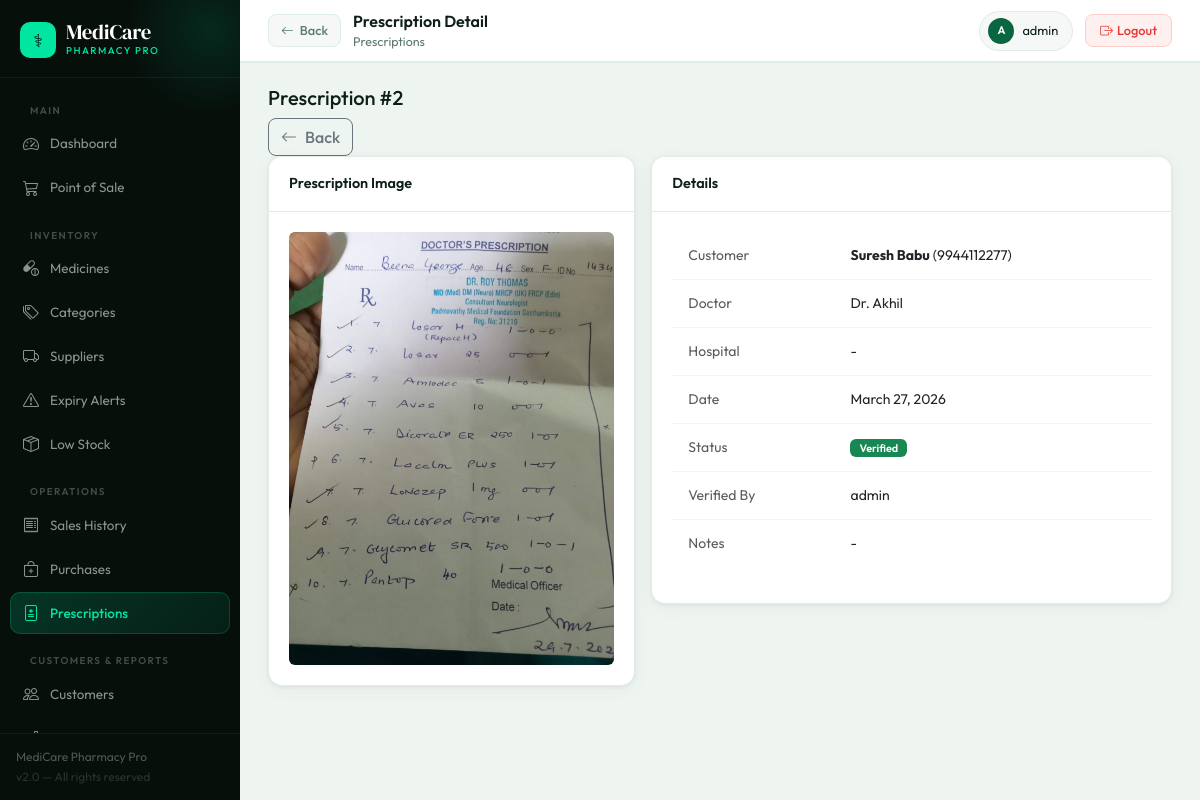
/prescriptions/2/ (signed in), run on the app's committed database.
### prescriptions/models.py (models this page shows, shortened)
class Prescription(models.Model):
    STATUS_CHOICES = [('pending','Pending Verification'),('verified','Verified'),('dispensed','Dispensed'),('rejected','Rejected')]
    customer = models.ForeignKey(Customer, on_delete=models.CASCADE, related_name='prescriptions')
    doctor_name = models.CharField(max_length=200)
    doctor_phone = models.CharField(max_length=20, blank=True)
    hospital = models.CharField(max_length=200, blank=True)
    prescription_date = models.DateField()
    image = models.ImageField(upload_to='prescriptions/')
    notes = models.TextField(blank=True)
    status = models.CharField(max_length=20, choices=STATUS_CHOICES, default='pending')
    verified_by = models.ForeignKey('auth.User', on_delete=models.SET_NULL, null=True, blank=True)
    created_at = models.DateTimeField(auto_now_add=True)

### customers/models.py (models this page shows, shortened)
class Customer(models.Model):
    GENDER_CHOICES = [('M','Male'),('F','Female'),('O','Other')]
    name = models.CharField(max_length=200)
    phone = models.CharField(max_length=20, unique=True)
    email = models.EmailField(blank=True)
    gender = models.CharField(max_length=1, choices=GENDER_CHOICES, blank=True)
    date_of_birth = models.DateField(null=True, blank=True)
    address = models.TextField(blank=True)
    loyalty_points = models.PositiveIntegerField(default=0)
    total_purchases = models.DecimalField(max_digits=12, decimal_places=2, default=0)
    is_active = models.BooleanField(default=True)
    created_at = models.DateTimeField(auto_now_add=True)
    class Meta:
        ordering = ['-created_at']

### prescriptions/views.py (the view)
# urls.py: path('<int:pk>/', views.prescription_detail, name='prescription_detail'),
@login_required
def prescription_detail(request, pk):
    prescription = get_object_or_404(Prescription, pk=pk)
    return render(request, 'prescriptions/prescription_detail.html', {'prescription': prescription})

### templates/prescriptions/prescription_detail.html (shortened to what this page needs)
{% extends 'base.html' %}
{% block breadcrumb %}Prescriptions{% endblock %}
{% block back_button %}<a href="{% url 'prescription_list' %}" class="back-btn"><i class="bi bi-arrow-left"></i> Back</a>{% endblock %}
{% block page_title %}Prescription Detail{% endblock %}
{% block content %}
<div class="page-header">
  <h5>Prescription #{{ prescription.id }}</h5>
  <div class="d-flex gap-2">
    <a href="/prescriptions/" class="btn btn-outline-secondary"><i class="bi bi-arrow-left me-2"></i>Back</a>
  </div>
</div>
<div class="row g-3">
  <div class="col-md-5">
    <div class="card"><div class="card-header">Prescription Image</div><div class="card-body text-center">
      <img src="{{ prescription.image.url }}" class="img-fluid rounded" style="max-height:500px" alt="Prescription">
    </div></div>
  </div>
  <div class="col-md-7">
    <div class="card"><div class="card-header">Details</div><div class="card-body">
      <table class="table table-borderless" style="font-size:.875rem">
        <tr><td class="text-muted">Customer</td><td><strong>{{ prescription.customer.name }}</strong> ({{ prescription.customer.phone }})</td></tr>
        <tr><td class="text-muted">Doctor</td><td>{{ prescription.doctor_name }}</td></tr>
        <tr><td class="text-muted">Hospital</td><td>{{ prescription.hospital|default:"-" }}</td></tr>
        <tr><td class="text-muted">Date</td><td>{{ prescription.prescription_date }}</td></tr>
        <tr><td class="text-muted">Status</td><td>
          {% if prescription.status == 'verified' %}<span class="badge bg-success">Verified</span>
          {% elif prescription.status == 'rejected' %}<span class="badge bg-danger">Rejected</span>
          {% elif prescription.status == 'dispensed' %}<span class="badge bg-primary">Dispensed</span>
          {% else %}<span class="badge bg-warning text-dark">Pending</span>{% endif %}
        </td></tr>
        {% if prescription.verified_by %}<tr><td class="text-muted">Verified By</td><td>{{ prescription.verified_by.username }}</td></tr>{% endif %}
        <tr><td class="text-muted">Notes</td><td>{{ prescription.notes|default:"-" }}</td></tr>
      </table>
    </div></div>
  </div>
</div>
{% endblock %}

### templates/base.html (shortened to what this page needs)
<!DOCTYPE html>
<html lang="en">
<head>
<link href="https://cdn.jsdelivr.net/npm/bootstrap@5.3.0/dist/css/bootstrap.min.css" rel="stylesheet">
<link href="https://cdn.jsdelivr.net/npm/bootstrap-icons@1.11.0/font/bootstrap-icons.css" rel="stylesheet">
</head>
<body>
{% if user.is_authenticated %}
<aside class="sidebar">
  <div class="sb-brand">
    <div class="logo-wrap">
      <div class="logo-icon">⚕</div>
      <div>
        <div class="logo-text">MediCare</div>
        <div class="logo-sub">Pharmacy Pro</div>
      </div>
    </div>
  </div>
  <nav class="sb-nav">
    <div class="sb-section">Main</div>
    <a href="/" class="sb-link {% if request.path == '/' %}active{% endif %}">
      <i class="bi bi-speedometer2"></i> Dashboard
    </a>
    <a href="{% url 'pos' %}" class="sb-link {% if '/sales/pos' in request.path %}active{% endif %}">
      <i class="bi bi-cart3"></i> Point of Sale
    </a>
    <div class="sb-section">Inventory</div>
    <a href="{% url 'medicine_list' %}" class="sb-link ">
      <i class="bi bi-capsule-pill"></i> Medicines
    </a>
    <a href="{% url 'category_list' %}" class="sb-link {% if 'categor' in request.path %}active{% endif %}">
      <i class="bi bi-tags"></i> Categories
    </a>
    <a href="{% url 'supplier_list' %}" class="sb-link {% if 'supplier' in request.path %}active{% endif %}">
      <i class="bi bi-truck"></i> Suppliers
    </a>
    <a href="{% url 'expiry_alerts' %}" class="sb-link {% if 'expiry' in request.path %}active{% endif %}">
      <i class="bi bi-exclamation-triangle"></i> Expiry Alerts
    </a>
    <a href="{% url 'low_stock_list' %}" class="sb-link {% if 'low-stock' in request.path %}active{% endif %}">
      <i class="bi bi-box-seam"></i> Low Stock
    </a>
    <div class="sb-section">Operations</div>
    <a href="{% url 'sale_list' %}" class="sb-link {% if '/sales/' in request.path and 'pos' not in request.path %}active{% endif %}">
      <i class="bi bi-receipt"></i> Sales History
    </a>
    <a href="{% url 'po_list' %}" class="sb-link {% if '/purchase' in request.path %}active{% endif %}">
      <i class="bi bi-bag-plus"></i> Purchases
    </a>
    <a href="{% url 'prescription_list' %}" class="sb-link {% if '/prescriptions' in request.path %}active{% endif %}">
      <i class="bi bi-file-medical"></i> Prescriptions
    </a>
    <div class="sb-section">Customers & Reports</div>
    <a href="{% url 'customer_list' %}" class="sb-link {% if '/customers' in request.path %}active{% endif %}">
      <i class="bi bi-people"></i> Customers
    </a>
    <a href="{% url 'analytics_dashboard' %}" class="sb-link {% if '/analytics' in request.path and 'gst' not in request.path and 'profit' not in request.path %}active{% endif %}">
      <i class="bi bi-bar-chart-line"></i> Analytics
    </a>
  </nav>
  <div class="sb-footer">
    <div>MediCare Pharmacy Pro</div>
    <div style="color:rgba(255,255,255,.15);margin-top:2px;">v2.0 — All rights reserved</div>
  </div>
</aside>
<div class="main">
  <header class="topbar">
    <div class="topbar-left">
      {% block back_button %}{% endblock %}
      <div>
        <div class="topbar-title">{% block page_title %}Dashboard{% endblock %}</div>
        <div class="topbar-breadcrumb">{% block breadcrumb %}MediCare Pharmacy{% endblock %}</div>
      </div>
    </div>
    <div class="topbar-right">
      <div class="user-chip">
        <div class="user-avatar">{{ user.username|first|upper }}</div>
        <span>{{ user.get_full_name|default:user.username }}</span>
      </div>
      <a href="{% url 'logout' %}" class="logout-btn"><i class="bi bi-box-arrow-right me-1"></i>Logout</a>
    </div>
  </header>
  <div class="page-content">
    {% block content %}{% endblock %}
  </div>
</div>
{% else %}
{% block auth_content %}{% endblock %}
{% endif %}
</body>
</html>

### data on the page
Prescription: id "2", image (picture), customer.name "Suresh Babu", customer.phone "9944112277", doctor_name "Dr. Akhil", hospital "-", prescription_date "March 27, 2026", verified_by.username "admin", notes "-"

### other printed values
{{ user.username|first|upper }} "A"
{{ user.get_full_name|default:user.username }} "admin"
